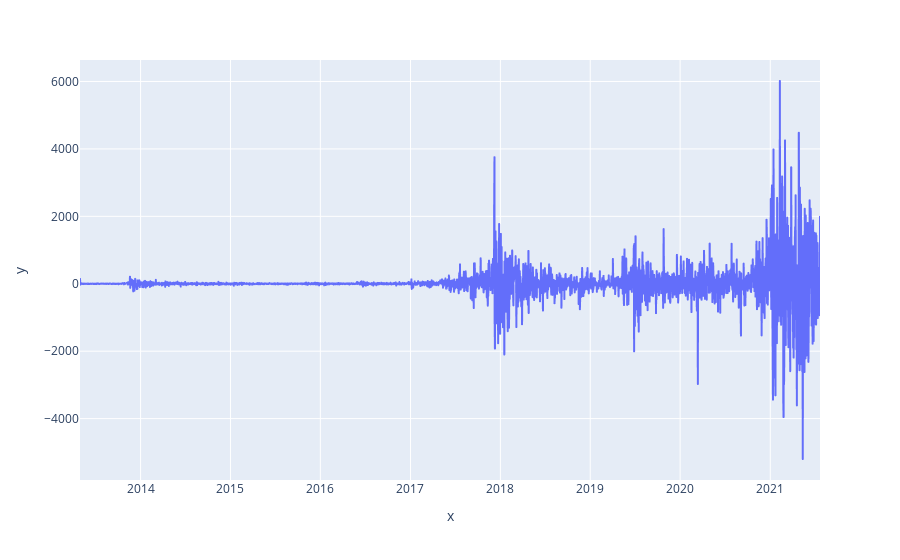

Write notebook code for a chart like this one.
### Code cell
arima_acf_fig,arima_line_fig= arima_res(arima_model)
arima_acf_fig.show()
arima_line_fig.show()

### Figure 1 — Plotly figure (JSON) as saved in the notebook; plotly's stock layout.template omitted (floating-point values rounded to 4 significant figures; data arrays with more than 128 entries replaced by an {"elided": "..."} marker saying what was removed)
{"data": [{"hovertemplate": "x=%{x}<br>y=%{y}<extra></extra>", "legendgroup": "", "line": {"color": "#636efa", "dash": "solid"}, "marker": {"symbol": "circle"}, "mode": "lines", "name": "", "showlegend": false, "type": "scattergl", "x": {"elided": "3000 str values"}, "xaxis": "x", "y": {"elided": "3000 float values"}, "yaxis": "y"}], "layout": {"legend": {"tracegroupgap": 0}, "margin": {"t": 60}, "xaxis": {"anchor": "y", "domain": [0, 1], "title": {"text": "x"}}, "yaxis": {"anchor": "x", "domain": [0, 1], "title": {"text": "y"}}}}
